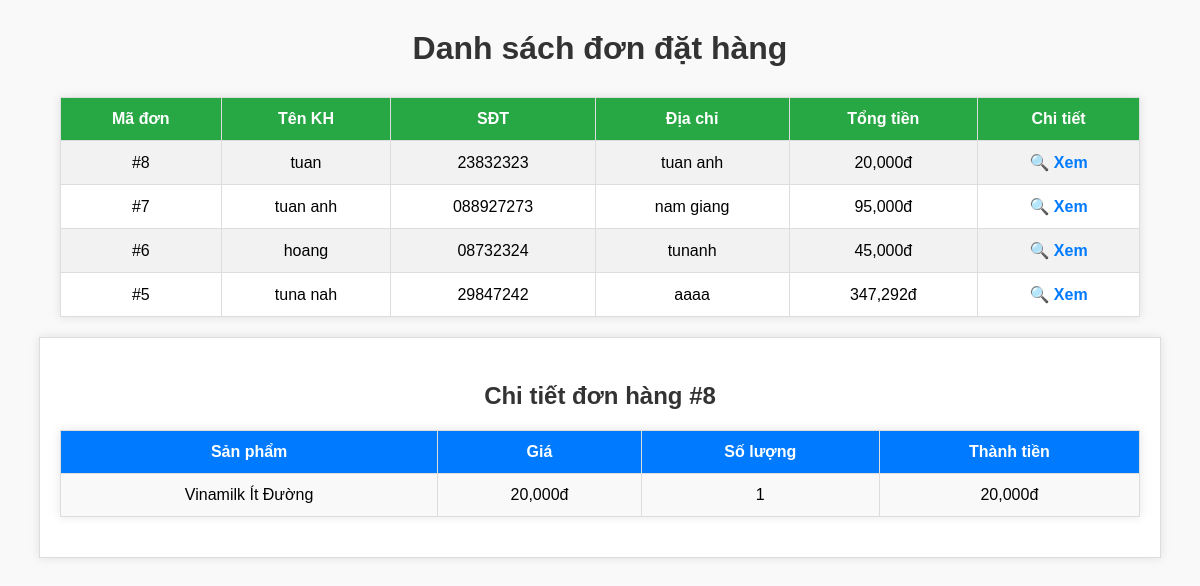
Page /admin/quanlydondat/quanlydondat.php?xemchitiet=8 on the committed database.
### tables this page shows
CREATE TABLE `donhang` (
  `id` int(11) NOT NULL,
  `user_id` int(11) DEFAULT NULL,
  `ten_khachhang` varchar(100) DEFAULT NULL,
  `sdt` varchar(20) DEFAULT NULL,
  `diachi` text DEFAULT NULL,
  `tong_tien` float DEFAULT NULL,
  `ngay_dat` datetime DEFAULT current_timestamp()
);

CREATE TABLE `donhang_chitiet` (
  `id` int(11) NOT NULL,
  `id_donhang` int(11) DEFAULT NULL,
  `id_sanpham` int(11) DEFAULT NULL,
  `soluong` int(11) DEFAULT NULL,
  `ten_sanpham` varchar(255) DEFAULT NULL,
  `gia` float DEFAULT NULL
);

### admin/quanlydondat/quanlydondat.php (the view, shortened to what this page needs)
<?php
require_once("../../ketnoi.php");
$sql = "SELECT * FROM donhang ORDER BY id DESC";
$result = mysqli_query($conn, $sql);
?>
<!DOCTYPE html>
<html lang="vi">
<head>
</head>
<body>
    <h2>Danh sách đơn đặt hàng</h2>
    <table>
        <tr>
            <th>Mã đơn</th>
            <th>Tên KH</th>
            <th>SĐT</th>
            <th>Địa chỉ</th>
            <th>Tổng tiền</th>
            <th>Chi tiết</th>
        </tr>
        <?php while ($row = mysqli_fetch_assoc($result)) { ?>
        <tr>
            <td>#<?= $row['id'] ?></td>
            <td><?= $row['ten_khachhang'] ?></td>
            <td><?= $row['sdt'] ?></td>
            <td><?= $row['diachi'] ?></td>
            <td><?= number_format($row['tong_tien']) ?>đ</td>
            <td><a href="?xemchitiet=<?= $row['id'] ?>">🔍 Xem</a></td>
        </tr>
        <?php } ?>
    </table>
<?php
if (isset($_GET['xemchitiet'])) {
    $id_donhang = (int)$_GET['xemchitiet'];
    $sql_ct = "SELECT * FROM donhang_chitiet WHERE id_donhang = $id_donhang";
    $result_ct = mysqli_query($conn, $sql_ct);
    echo "<div class='detail'><h3>Chi tiết đơn hàng #$id_donhang</h3>";
    echo "<table>";
    echo "<tr><th>Sản phẩm</th><th>Giá</th><th>Số lượng</th><th>Thành tiền</th></tr>";
    while ($row_ct = mysqli_fetch_assoc($result_ct)) {
        $thanhtien = $row_ct['gia'] * $row_ct['soluong'];
        echo "<tr>";
        echo "<td>" . $row_ct['ten_sanpham'] . "</td>";
        echo "<td>" . number_format($row_ct['gia']) . "đ</td>";
        echo "<td>" . $row_ct['soluong'] . "</td>";
        echo "<td>" . number_format($thanhtien) . "đ</td>";
        echo "</tr>";
    }
    echo "</table></div>";
}
?>
</body>
</html>

### admin/quanlydondat/quanlydondat.php (style rules this page uses)
body { font-family: 'Arial', sans-serif; background-color: #f9f9f9; margin: 0; padding: 0; }
h2 { text-align: center; margin: 30px 0; font-size: 32px; color: #333; }
table { width: 90%; margin: 20px auto; border-collapse: collapse; background-color: #fff; box-shadow: 0 0 10px rgba(0, 0, 0, 0.1); }
th, td { padding: 12px; border: 1px solid #ddd; text-align: center; }
th { background-color: #28a745; color: white; font-weight: bold; }
tr:nth-child(even) { background-color: #f2f2f2; }
a { text-decoration: none; color: #007bff; font-weight: bold; }
.detail { margin-top: 30px; padding: 20px; background-color: #fff; border: 1px solid #ddd; box-shadow: 0 0 10px rgba(0, 0, 0, 0.1); max-width: 90%; margin: 20px auto; }
.detail h3 { text-align: center; font-size: 24px; color: #333; margin-bottom: 20px; }
.detail table { width: 100%; border-collapse: collapse; }
.detail th, .detail td { padding: 12px; border: 1px solid #ddd; text-align: center; }
.detail th { background-color: #007bff; color: white; }
.detail tr:nth-child(even) { background-color: #f9f9f9; }

### rows in the picture
donhang: id "8", ten_khachhang "tuan", sdt "23832323", diachi "tuan anh", tong_tien "20,000"
donhang: id "7", ten_khachhang "tuan anh", sdt "088927273", diachi "nam giang", tong_tien "95,000"
donhang: id "6", ten_khachhang "hoang", sdt "08732324", diachi "tunanh", tong_tien "45,000"
donhang: id "5", ten_khachhang "tuna nah", sdt "29847242", diachi "aaaa", tong_tien "347,292"
donhang_chitiet: ten_sanpham "Vinamilk Ít Đường", gia "20,000", soluong "1", thanhtien "20,000"

### other values in the picture
$id_donhang "8"
